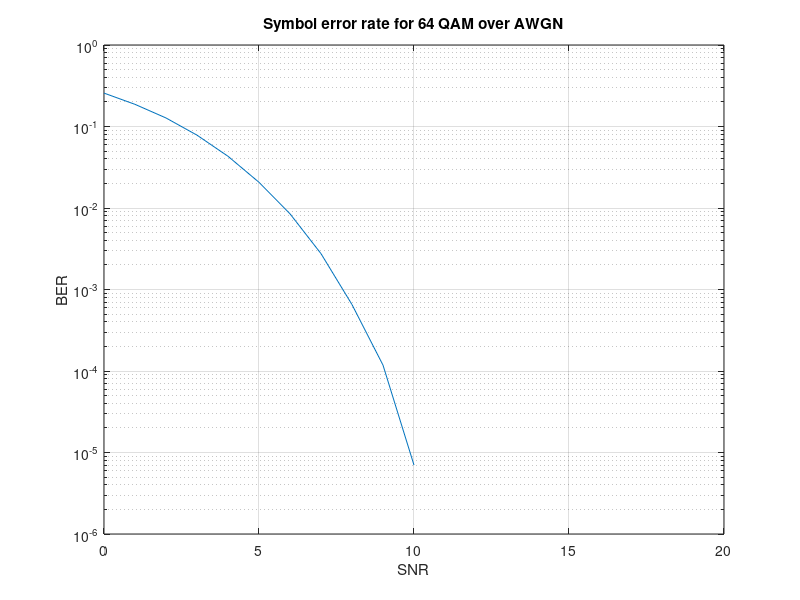

Write MATLAB code to recreate this figure.
clear all
clc

SNR_MAX = 20; %signal-to-noise ratio (SNR)

N = 1e6;
SNR_S = [];
BER_S = [];

for SNR = 0:1:SNR_MAX
   
    % generate a sequence of N 64 QAM symbols with normalised energy (x)
    u = randi([0 63],N,1);
    x = qammod(u,64);

    % generate a sequence of N Gaussian noise samples (mean 0, variance s2) (n)
    sigma = 10.^(SNR/(-20)); %standard deviation
    n = sigma.*(randn(N,1)+1i*randn(N,1))./sqrt(2);

    % generate a sequence of noisy received signal samples (y = x + n)
    %     y = awgn(x,SNR);
    %     scatterplot(y)
    y = x + n;
    %     scatterplot(y1)
    %     title('y1')

    % count the number of detection errors and evaluate the BER of the system
    yd = qamdemod(y,64);

    [numErrs, BER] = symerr(u,yd); 
    SNR_S = [SNR_S SNR];
    BER_S = [BER_S BER];
end
% BER simulations for SNR from 0 to 20 dB
semilogy(SNR_S,BER_S);
grid on
title('Symbol error rate for 64 QAM over AWGN');
xlabel('SNR');
ylabel('BER');